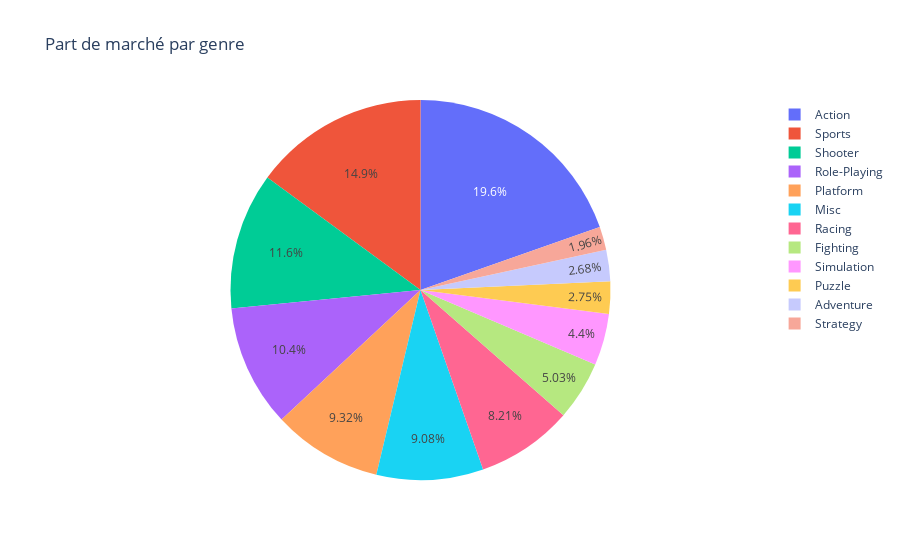

Write notebook code for a chart like this one.
### Code cell
#Répartition par genre
px.pie(df, names='Genre', values='Global_Sales',
       title='Part de marché par genre').show()

### Figure 1 — Plotly figure (JSON) as saved in the notebook; plotly's stock layout.template omitted (floating-point values rounded to 4 significant figures; data arrays with more than 128 entries replaced by an {"elided": "..."} marker saying what was removed)
{"data": [{"domain": {"x": [0, 1], "y": [0, 1]}, "hovertemplate": "Genre=%{label}<br>Global_Sales=%{value}<extra></extra>", "labels": {"elided": "16598 str values"}, "legendgroup": "", "name": "", "showlegend": true, "type": "pie", "values": {"elided": "16598 float values"}}], "layout": {"legend": {"tracegroupgap": 0}, "title": {"text": "Part de marché par genre"}}}
